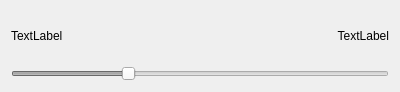
<?xml version="1.0" encoding="UTF-8"?>
<ui version="4.0">
 <class>AxisWidget</class>
 <widget class="QWidget" name="AxisWidget">
  <property name="geometry">
   <rect>
    <x>0</x>
    <y>0</y>
    <width>400</width>
    <height>92</height>
   </rect>
  </property>
  <property name="windowTitle">
   <string>Form</string>
  </property>
  <layout class="QVBoxLayout" name="verticalLayout_2">
   <item>
    <layout class="QHBoxLayout" name="horizontalLayout">
     <item>
      <widget class="QLabel" name="axisNameStr">
       <property name="text">
        <string>TextLabel</string>
       </property>
      </widget>
     </item>
     <item>
      <widget class="QLabel" name="axisPositionStr">
       <property name="text">
        <string>TextLabel</string>
       </property>
       <property name="alignment">
        <set>Qt::AlignRight|Qt::AlignTrailing|Qt::AlignVCenter</set>
       </property>
      </widget>
     </item>
    </layout>
   </item>
   <item>
    <widget class="QSlider" name="axisPositionSlider">
     <property name="enabled">
      <bool>false</bool>
     </property>
     <property name="value">
      <number>30</number>
     </property>
     <property name="orientation">
      <enum>Qt::Horizontal</enum>
     </property>
    </widget>
   </item>
  </layout>
 </widget>
 <resources/>
 <connections/>
</ui>
